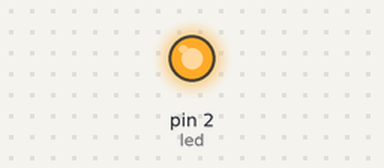
This program was run on a simulated MicroPython board. Parts: output pins drawn as LEDs (lit = HIGH).

Above: at 1.3 s.
At 4.85 s:
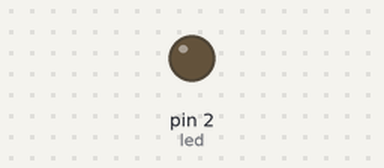
Timing chart, 0 to 5.3 s (numbered marks = the images above):
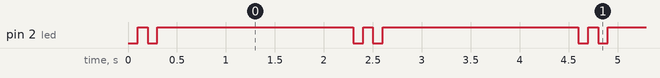

Measured:
- by itself, pin 2 (led): repeats every 2.3 s: LOW 0.10 s, HIGH 2.0 s, LOW 0.10 s, HIGH 0.10 s
- by itself, everything shown: repeats every 2.3 s, in 4 steps

The program:

TUTORIAL_1_-_LED_BLINKING.py
```python
# CIRCUIT PLUS - Tutorial 01 LED BLINKING

from machine import Pin
from time import sleep

# declaring GPIO2 as an OUTPUT pin.
led = Pin(2, Pin.OUT)

while True:

    led.value(0)
    sleep(0.1)
    led.value(1)
    sleep(0.1)

    led.value(0)
    sleep(0.1)
    led.value(1)
    sleep(2)
```
